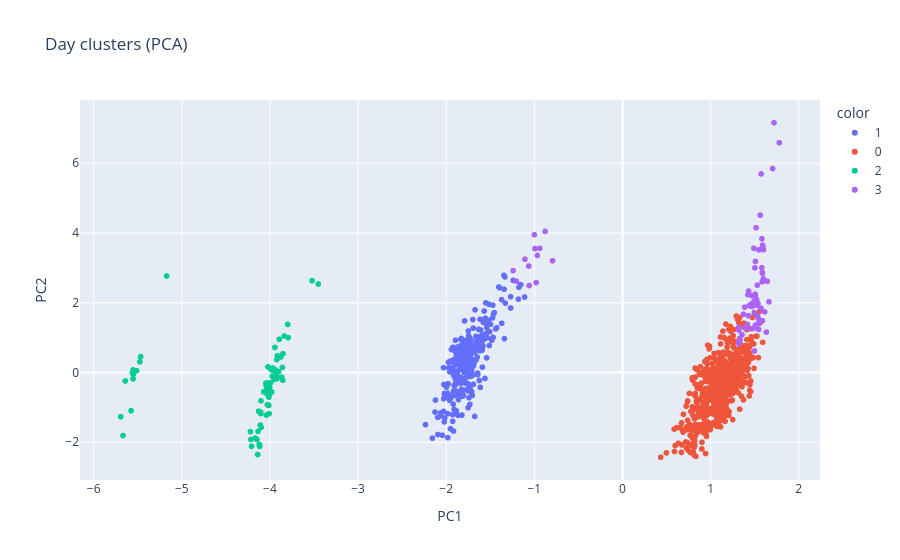

The notebook cell saved with this chart:
### Markdown cell above
### 6a. K-Means clustering of days by consumption behaviour

### Code cell
cl_feat = ["sold", "waste_units", "temp_max", "rain_mm", "is_weekend", "is_holiday"]
Xc = StandardScaler().fit_transform(daily[cl_feat])

scores = {k: silhouette_score(Xc, KMeans(k, n_init=10, random_state=SEED).fit_predict(Xc)) for k in range(2, 7)}
best_k = max(scores, key=scores.get)
print("Silhouette scores:", {k: round(v, 3) for k, v in scores.items()}, "-> best k =", best_k)

daily["cluster"] = KMeans(best_k, n_init=10, random_state=SEED).fit_predict(Xc)
pc = PCA(2).fit_transform(Xc)
px.scatter(x=pc[:, 0], y=pc[:, 1], color=daily.cluster.astype(str),
           title="Day clusters (PCA)", labels={"x": "PC1", "y": "PC2"}).show()
daily.groupby("cluster")[cl_feat].mean().round(2)

### Figure 1 — Plotly figure (JSON) as saved in the notebook; plotly's stock layout.template omitted (floating-point values rounded to 4 significant figures; data arrays with more than 128 entries replaced by an {"elided": "..."} marker saying what was removed)
{"data": [{"hovertemplate": "color=1<br>PC1=%{x}<br>PC2=%{y}<extra></extra>", "legendgroup": "1", "marker": {"color": "#636efa", "symbol": "circle"}, "mode": "markers", "name": "1", "showlegend": true, "type": "scattergl", "x": {"elided": "289 float values"}, "xaxis": "x", "y": {"elided": "289 float values"}, "yaxis": "y"}, {"hovertemplate": "color=0<br>PC1=%{x}<br>PC2=%{y}<extra></extra>", "legendgroup": "0", "marker": {"color": "#EF553B", "symbol": "circle"}, "mode": "markers", "name": "0", "showlegend": true, "type": "scattergl", "x": {"elided": "660 float values"}, "xaxis": "x", "y": {"elided": "660 float values"}, "yaxis": "y"}, {"hovertemplate": "color=2<br>PC1=%{x}<br>PC2=%{y}<extra></extra>", "legendgroup": "2", "marker": {"color": "#00cc96", "symbol": "circle"}, "mode": "markers", "name": "2", "showlegend": true, "type": "scattergl", "x": [-5.56, -3.991, -4.004, -4.033, -4.105, -4.168, -3.859, -4.135, -4.14, -5.693, -3.944, -4.042, -4.046, -5.514, -4.013, -3.851, -3.922, -3.93, -4.07, -3.993, -4.034, -5.467, -4.023, -3.935, -3.853, -3.94, -3.952, -3.979, -4.216, -4.115, -4.122, -5.576, -4.208, -5.667, -4.117, -3.522, -4.017, -3.793, -3.967, -3.974, -5.551, -4.029, -4.011, -3.876, -5.172, -3.902, -3.894, -4.005, -3.799, -3.916, -3.968, -5.553, -4.009, -4.129, -4.147, -4.104, -4.108, -4.1, -4.222, -4.04, -5.641, -5.553, -3.982, -5.476, -3.992, -3.451, -4.029, -3.867, -3.839, -4.102, -3.921], "xaxis": "x", "y": [-0.01262, -0.56, -0.4308, -0.3009, -1.177, -1.882, 0.1444, -1.69, -2.354, -1.271, 0.7186, -0.3863, -0.3099, 0.05132, -0.9448, 0.5399, 0.3719, -0.07949, -0.5564, -0.2912, -0.6116, 0.4551, 0.1603, 0.07012, -0.2228, -0.09049, -0.1972, -0.5604, -1.922, -2.077, -2.076, -1.094, -2.116, -1.809, -2.119, 2.634, -0.6548, 0.9987, 0.06193, -0.1104, -0.05534, -0.9227, -0.709, 0.4451, 2.766, 0.0173, 0.9501, -0.6236, 1.377, 0.4771, 0.1251, -0.1844, -1.181, -1.111, -1.925, -1.144, -1.508, -1.573, -1.697, -1.222, -0.245, 0.07281, 0.08349, 0.3054, 0.1053, 2.535, -0.4937, -0.135, 1.045, -0.8122, -0.177], "yaxis": "y"}, {"hovertemplate": "color=3<br>PC1=%{x}<br>PC2=%{y}<extra></extra>", "legendgroup": "3", "marker": {"color": "#ab63fa", "symbol": "circle"}, "mode": "markers", "name": "3", "showlegend": true, "type": "scattergl", "x": [1.321, 1.508, 1.719, 1.703, 1.541, 1.334, 1.395, 1.542, 1.502, 1.516, -0.7936, 1.509, 1.321, 1.473, 1.585, -0.9376, 1.529, 1.373, 1.505, 1.455, 1.613, 1.47, 1.493, 1.662, 1.498, -0.9791, 1.356, 1.588, 1.563, 1.428, 1.57, 1.779, 1.441, 1.434, 1.531, 1.573, 1.506, 1.589, 1.598, 1.317, 1.547, 1.387, 1.644, 1.537, 1.466, -0.8775, 1.534, 1.415, 1.461, -1.107, 1.431, 1.522, 1.524, 1.545, 1.515, -0.9666, -0.9926, 1.6, 1.582, 1.588, -1.0, 1.633, 1.585, 1.523, 1.545, 1.581, 1.32, 1.424, -1.204, -1.058, 1.49, 1.594, -1.241, 1.495, -1.063, 1.468], "xaxis": "x", "y": [0.8265, 2.202, 7.161, 5.848, 1.407, 0.9354, 1.262, 1.548, 3.0, 4.151, 3.204, 3.183, 1.212, 1.894, 2.868, 3.562, 2.504, 1.672, 2.248, 1.914, 1.737, 2.203, 2.042, 2.026, 0.6161, 2.577, 1.082, 2.845, 4.513, 1.627, 1.845, 6.588, 1.924, 2.24, 1.931, 5.694, 1.354, 3.653, 2.685, 0.891, 3.517, 1.873, 2.616, 1.978, 1.249, 4.045, 1.622, 1.38, 1.895, 3.248, 2.334, 1.935, 1.634, 1.237, 1.27, 3.357, 3.552, 3.521, 3.834, 1.481, 3.95, 1.157, 2.598, 2.085, 1.235, 3.005, 1.298, 2.229, 2.618, 2.493, 3.562, 3.609, 2.921, 1.718, 3.051, 1.976], "yaxis": "y"}], "layout": {"legend": {"title": {"text": "color"}, "tracegroupgap": 0}, "title": {"text": "Day clusters (PCA)"}, "xaxis": {"anchor": "y", "domain": [0, 1], "title": {"text": "PC1"}}, "yaxis": {"anchor": "x", "domain": [0, 1], "title": {"text": "PC2"}}}}
